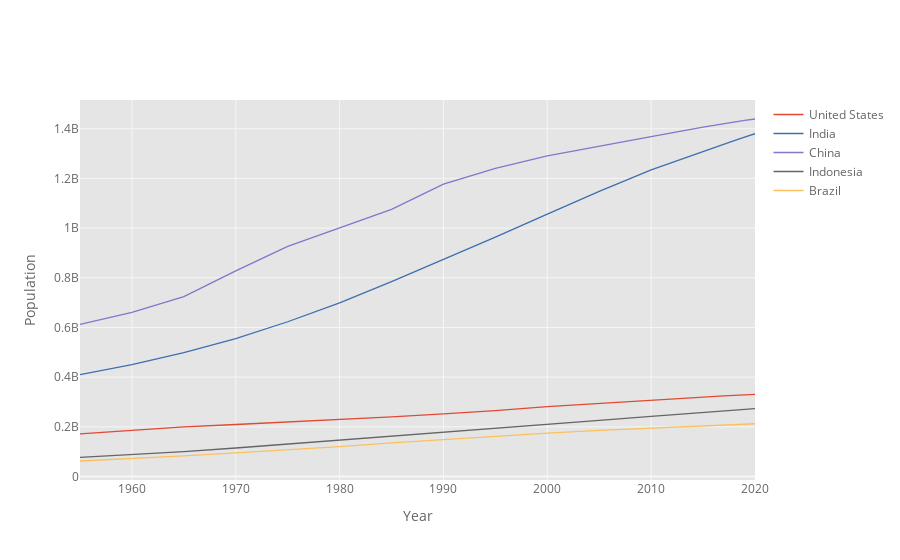

Notebook code cell kept with this figure:
### Markdown cell above
# 1 Lineplot

### Code cell
df_pivot.iplot(kind='line',
               xTitle='Year',
               yTitle='Population')

### Figure 1 — Plotly figure (JSON) as saved in the notebook; plotly's stock layout.template omitted (floating-point values rounded to 4 significant figures)
{"data": [{"line": {"color": "rgba(226, 74, 51, 1.0)", "dash": "solid", "shape": "linear", "width": 1.3}, "mode": "lines", "name": "United States", "text": "", "type": "scatter", "x": [1955, 1960, 1965, 1970, 1975, 1980, 1985, 1990, 1995, 2000, 2005, 2010, 2015, 2016, 2017, 2018, 2019, 2020], "y": [171685336, 186720571, 199733676, 209513341, 219081251, 229476354, 240499825, 252120309, 265163745, 281710909, 294993511, 309011475, 320878310, 323015995, 325084756, 327096265, 329064917, 331002651]}, {"line": {"color": "rgba(62, 111, 176, 1.0)", "dash": "solid", "shape": "linear", "width": 1.3}, "mode": "lines", "name": "India", "text": "", "type": "scatter", "x": [1955, 1960, 1965, 1970, 1975, 1980, 1985, 1990, 1995, 2000, 2005, 2010, 2015, 2016, 2017, 2018, 2019, 2020], "y": [409880595, 450547679, 499123324, 555189792, 623102897, 698952844, 784360008, 873277798, 963922588, 1056575549, 1147609927, 1234281170, 1310152403, 1324517249, 1338676785, 1352642280, 1366417754, 1380004385]}, {"line": {"color": "rgba(132, 118, 202, 1.0)", "dash": "solid", "shape": "linear", "width": 1.3}, "mode": "lines", "name": "China", "text": "", "type": "scatter", "x": [1955, 1960, 1965, 1970, 1975, 1980, 1985, 1990, 1995, 2000, 2005, 2010, 2015, 2016, 2017, 2018, 2019, 2020], "y": [612241554, 660408056, 724218968, 827601394, 926240885, 1000089235, 1075589361, 1176883674, 1240920535, 1290550765, 1330776380, 1368810615, 1406847870, 1414049351, 1421021791, 1427647786, 1433783686, 1439323776]}, {"line": {"color": "rgba(101, 101, 101, 1.0)", "dash": "solid", "shape": "linear", "width": 1.3}, "mode": "lines", "name": "Indonesia", "text": "", "type": "scatter", "x": [1955, 1960, 1965, 1970, 1975, 1980, 1985, 1990, 1995, 2000, 2005, 2010, 2015, 2016, 2017, 2018, 2019, 2020], "y": [77273425, 87751068, 100267062, 114793178, 130680727, 147447836, 164982451, 181413402, 196934260, 211513823, 226289470, 241834215, 258383256, 261556381, 264650963, 267670543, 270625568, 273523615]}, {"line": {"color": "rgba(251, 193, 94, 1.0)", "dash": "solid", "shape": "linear", "width": 1.3}, "mode": "lines", "name": "Brazil", "text": "", "type": "scatter", "x": [1955, 1960, 1965, 1970, 1975, 1980, 1985, 1990, 1995, 2000, 2005, 2010, 2015, 2016, 2017, 2018, 2019, 2020], "y": [62533919, 72179226, 83373530, 95113265, 107216205, 120694009, 135274080, 149003223, 162019896, 174790340, 186127103, 195713635, 204471769, 206163053, 207833823, 209469323, 211049527, 212559417]}], "layout": {"legend": {"bgcolor": "#FFFFFF", "font": {"color": "#666666"}}, "paper_bgcolor": "#FFFFFF", "plot_bgcolor": "#E5E5E5", "title": {"font": {"color": "#151516"}}, "xaxis": {"gridcolor": "#F6F6F6", "showgrid": true, "tickfont": {"color": "#666666"}, "title": {"font": {"color": "#666666"}, "text": "Year"}, "zerolinecolor": "#F6F6F6"}, "yaxis": {"gridcolor": "#F6F6F6", "showgrid": true, "tickfont": {"color": "#666666"}, "title": {"font": {"color": "#666666"}, "text": "Population"}, "zerolinecolor": "#F6F6F6"}}}
